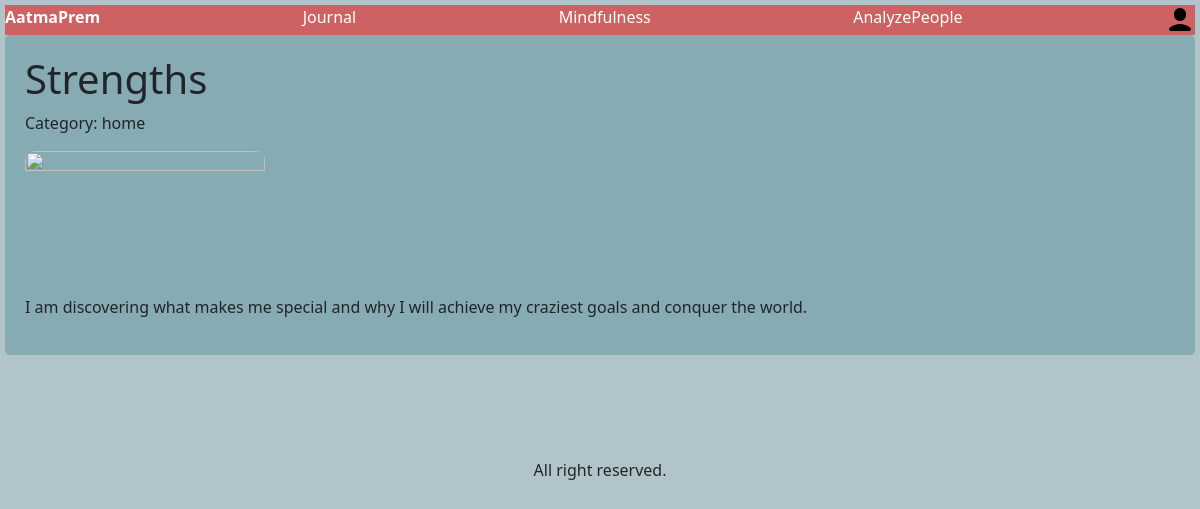
Screenshot of /post/Strengths with the database file from the repository.
### deepdive/models.py (models this page shows, shortened)
class Post(models.Model):
    title = models.CharField(max_length=32)
    desc = models.CharField(max_length=1024)
    image = models.CharField(max_length=128,default='https://img.freepik.com/premium-vector/king-crown-esport-logo-design_177315-269.jpg')
    item = models.ManyToManyField(PostItem,blank=True,related_name='item')
    page = models.CharField(max_length=16)
    slug = models.SlugField(unique=True)

### deepdive/views.py (the view)
# urls.py: path('post/<slug:slug>',views.post_details,name='post_details'),
def post_details(request,slug):
    post = Post.objects.get(slug=slug)
    return render(request,"deepdive/post.html",{
        "post":post
    })

### deepdive/templates/deepdive/post.html (shortened to what this page needs)
{% extends 'deepdive/layout.html' %}
{% load static %}
{% block body %}
    <div class="post_details">
        <h1>{{post.title}}</h1>
        <p>Category: {{post.page}}</p>
        <img
        src="{{post.image}}" class="post_img"  onerror="this.onerror=null; this.src='https://images.pexels.com/photos/159868/lost-cat-tree-sign-fun-159868.jpeg'"/>
        <p>{{post.desc}}</p>
    </div>
{% endblock %}

### deepdive/static/deepdive/style.css (style rules this page uses)
* { padding: 0px; margin: 0px; }
body { background-color:#b1c4c9; padding: 5px; width: 100%; }
.post_img { width: 15rem; aspect-ratio: 2/1.2; object-fit: cover; border-radius: .6rem; }
.post_details { padding: 20px; border-radius: 0.3rem; background-color: #87abb3; }

### rows the page displays
Post: title "Strengths", page "home", desc "I am discovering what makes me special and why I will achieve my craziest goals and conquer the world."
